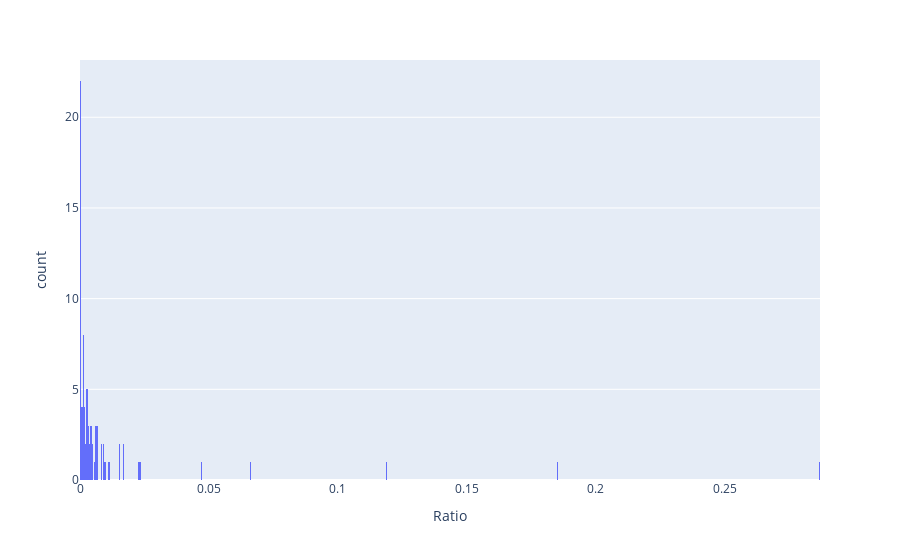

Source (notebook cell):
### Code cell
#A visual representation of distribution of cars in the postal code
fig = px.histogram(MakeModel_Counts, x = 'Ratio', nbins=600
)
fig.show()

### Figure 1 — Plotly figure (JSON) as saved in the notebook; plotly's stock layout.template omitted (floating-point values rounded to 4 significant figures)
{"data": [{"alignmentgroup": "True", "bingroup": "x", "hovertemplate": "Ratio=%{x}<br>count=%{y}<extra></extra>", "legendgroup": "", "marker": {"color": "#636efa", "pattern": {"shape": ""}}, "name": "", "nbinsx": 600, "offsetgroup": "", "orientation": "v", "showlegend": false, "type": "histogram", "x": [0.2868, 0.1852, 0.1186, 0.06627, 0.0475, 0.0232, 0.02283, 0.01657, 0.01657, 0.0151, 0.0151, 0.01141, 0.009573, 0.009205, 0.009205, 0.0081, 0.0081, 0.006996, 0.006627, 0.006627, 0.006259, 0.006259, 0.006259, 0.005523, 0.004786, 0.004786, 0.004418, 0.00405, 0.00405, 0.003682, 0.003682, 0.003314, 0.003314, 0.003314, 0.002946, 0.002946, 0.002577, 0.002577, 0.002577, 0.002209, 0.002209, 0.001841, 0.001841, 0.001841, 0.001841, 0.001473, 0.001473, 0.001473, 0.001473, 0.001105, 0.001105, 0.001105, 0.001105, 0.0007364, 0.0007364, 0.0007364, 0.0007364, 0.0003682, 0.0003682, 0.0003682, 0.0003682, 0.0003682, 0.0003682, 0.0003682, 0.0003682, 0.0003682, 0.0003682, 0.0003682, 0.0003682, 0.0003682, 0.0003682, 0.0003682, 0.0003682, 0.0003682, 0.0003682, 0.0003682, 0.0003682, 0.0003682, 0.0003682], "xaxis": "x", "yaxis": "y"}], "layout": {"barmode": "relative", "legend": {"tracegroupgap": 0}, "margin": {"t": 60}, "xaxis": {"anchor": "y", "domain": [0, 1], "title": {"text": "Ratio"}}, "yaxis": {"anchor": "x", "domain": [0, 1], "title": {"text": "count"}}}}
